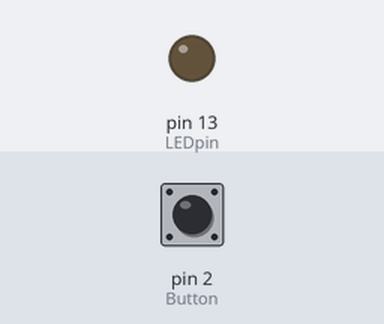
Recording of a sketch running on a simulated Arduino Uno, built with avr-gcc and run on an emulated ATmega328P. Shown: output pins drawn as LEDs (lit = HIGH). Dashed ring = blinking. The test bench sets the inputs (shaded band); at power-on: pin 2 (Button) HIGH.

Above: at 1.2 s.
1.3 s: pin 2 (Button) pulled LOW for 1 s
At 2.9 s:
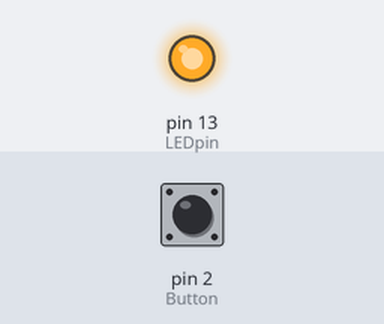
3.8 s: pin 2 (Button) pulled LOW for 0.15 s
At 4.4 s:
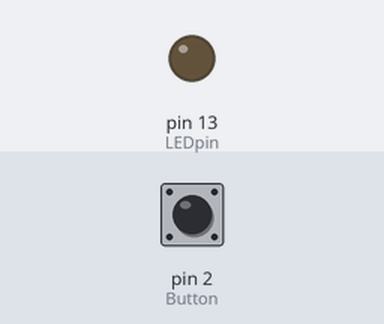
5.4 s: pin 2 (Button) pulled LOW for 3.2 s
At 5.52 s:
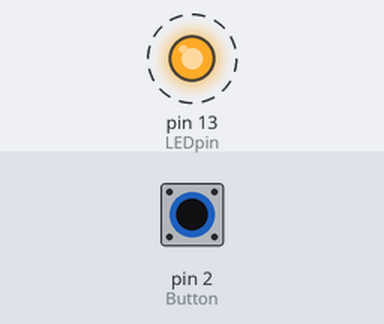
Timing chart, 0 to 9.9 s (numbered marks = the images above; inputs shaded):
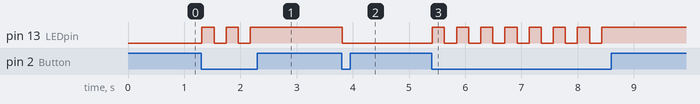

Measured:
- after the input at 1.3 s, pin 13 (LEDpin): alternates HIGH for 0.22 s and LOW for 0.22 s, 5 changes in all, then stays HIGH, starting at once
- after the input at 3.8 s, pin 13 (LEDpin): HIGH → LOW at once
- after the input at 5.4 s, pin 13 (LEDpin): alternates HIGH for 0.22 s and LOW for 0.22 s, 15 changes in all, then stays HIGH, starting at once

The sketch:

button_light.ino
```cpp
int Button = 2;
int LEDpin = 13;
int state = LOW;
int i;

void setup() {
	pinMode(Button, INPUT_PULLUP);
	pinMode(LEDpin, OUTPUT);
}

void changeState() {
	if(state == LOW)
	{
		state = HIGH;
		digitalWrite(LEDpin, HIGH);
	}
	else
	{
		state = LOW;
		digitalWrite(LEDpin, LOW);
	}
}

void loop() {
	char c = 0;
	int buttonState = digitalRead(Button);
	if(buttonState==0)
	{
		for(i = 0; i < 15; i++)
		{
			delay(1);
			buttonState == 0 ? c++: c--;
		}
		if(c >= 0)
		{
			changeState();
			delay(200);
		}
	}
}
```
